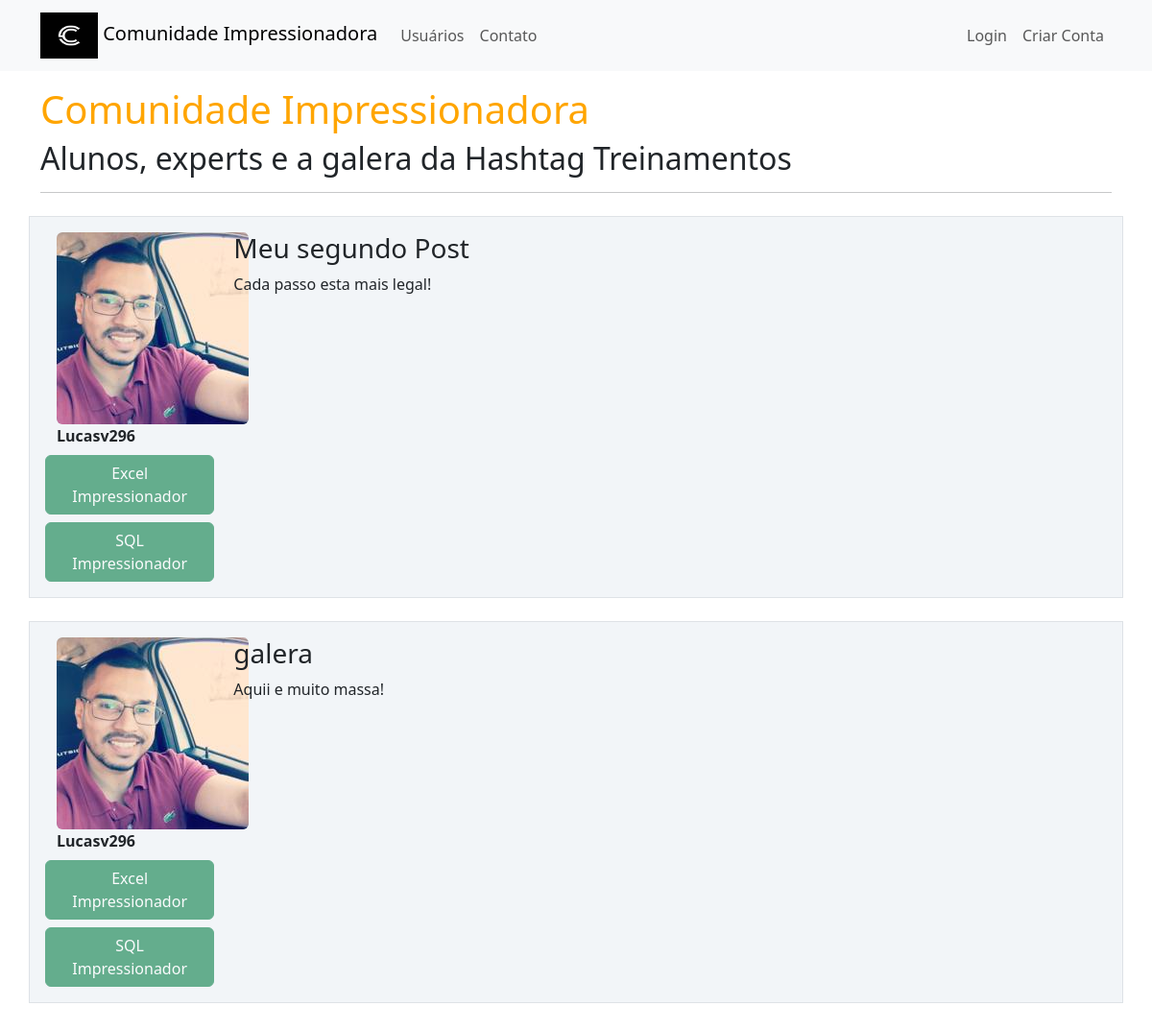
The page / on the database its author committed.
### comunidadeimpressionadora/models.py (models this page shows)
class Post(database.Model):
    id = database.Column(database.Integer, primary_key=True)
    titulo = database.Column(database.String, nullable=False)
    corpo = database.Column(database.Text, nullable=False)
    data_criacao = database.Column(database.DateTime, nullable=False, default=datetime.utcnow)
    id_usuario = database.Column(database.Integer, database.ForeignKey('usuario.id'), nullable=False)

class Usuario(database.Model, UserMixin):
    id = database.Column(database.Integer, primary_key=True)
    username = database.Column(database.String, nullable=False)
    email = database.Column(database.String, nullable=False, unique=True)
    senha = database.Column(database.String, nullable=False)
    foto_perfil = database.Column(database.String, default='default.jpg')
    posts = database.relationship('Post', backref='autor', lazy=True)
    cursos = database.Column(database.String, nullable=False, default='Não Informado')

### comunidadeimpressionadora/routes.py (the view)
@app.route("/")
def home():
    posts = Post.query.order_by(Post.id.desc())
    return render_template('home.html', posts=posts)

### comunidadeimpressionadora/templates/home.html (shortened to what this page needs)
{% extends 'base.html' %}
{% block body %}
        <div class="container mt-3">
            <h1 style="color: orange">Comunidade Impressionadora</h1>
            <h2>Alunos, experts e a galera da Hashtag Treinamentos</h2>
            <hr>
            {% for post in posts %}
            <div class="row border mt-4 p-3 meupost">
                <div class="col col-2">
                    <div class="image pe-2">
                        <img src="{{ url_for('static', filename='fotos_perfil/{}'.format(post.autor.foto_perfil)) }}" class="rounded" width="200" >
                        <div>
                            <strong>{{ post.autor.username }}</strong>
                        </div>
                        <div class="row justify-content-center">
                            <br>
                            {% for curso in post.autor.cursos.split(';') %}
                                <button type="button" class="btn btn-success mt-2" disabled>{{ curso }}</button>
                            {% endfor %}
                        </div>
                    </div>
                </div>
                <div class="col col-10">
                    <h3>{{ post.titulo }}</h3>
                    <p>{{ post.corpo }}</p>
                </div>
            </div>
            {% endfor %}
        </div>
{% endblock %}

### comunidadeimpressionadora/static/main.css (style rules this page uses)
.meupost { background: #f2f5f8 !important; }

### rows shown on the page
Post: foto_perfil (picture), autor.username "Lucasv296", curso "Excel Impressionador" "SQL Impressionador", titulo "Meu segundo Post", corpo "Cada passo esta mais legal!"
Post: foto_perfil (picture), autor.username "Lucasv296", curso "Excel Impressionador" "SQL Impressionador", titulo "galera", corpo "Aquii e muito massa!"
